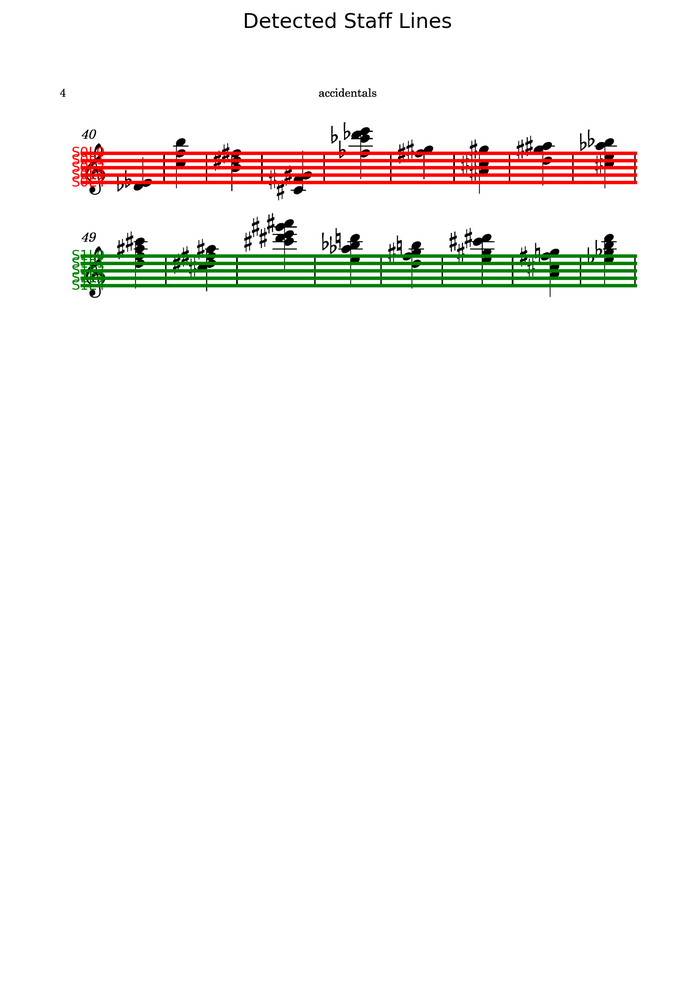
#> input picture scripts/encoding/results/staff_lines/Accidentals-004_staff_lines.png, 695 x 1000 px, shrunk from 1691 x 2433 before the run; its folder holds only this picture in this run
$ python dosnt-workstaff_line_detector.py --image results/staff_lines/Accidentals-004_staff_lines.png
#> lines starting #> are read from the running program, lines starting #| are printed output that depends on the picture; after the words box and inside, x2 and y2 are one past the last pixel; in counts of white or black regions, pixels touching at a corner belong together
import os
import cv2
import numpy as np
import json
from pathlib import Path
import matplotlib.pyplot as plt
from scipy.signal import find_peaks

class AdaptiveStaffDetector:
    """Staff line detector with improved peak detection and visualization."""

    def __init__(self, line_merging_threshold=5):
        self.line_merging_threshold = line_merging_threshold

    def detect(self, image_path):
        if isinstance(image_path, str):
            img = cv2.imread(image_path, cv2.IMREAD_GRAYSCALE)
        else:
            img = image_path

        if img is None:
            raise ValueError(f"Could not load image from {image_path}")

        inverted = cv2.bitwise_not(img)

        binary = cv2.adaptiveThreshold(
            inverted, 255, cv2.ADAPTIVE_THRESH_MEAN_C,
            cv2.THRESH_BINARY, blockSize=25, C=-2
        )

        projection = np.sum(binary, axis=1)
        projection_norm = (projection - projection.min()) / (projection.max() - projection.min())

        peaks, _ = find_peaks(projection_norm, height=0.5, distance=10)

        staff_systems = []
        current_staff = []
        spacing_threshold = np.median(np.diff(peaks)) * 0.3

        for peak in peaks:
            if not current_staff:
                current_staff.append(peak)
            elif abs(peak - current_staff[-1]) < spacing_threshold:
                current_staff.append(peak)
            else:
                if len(current_staff) >= 3:
                    staff_systems.append(current_staff)
                current_staff = [peak]

        if len(current_staff) >= 3:
            staff_systems.append(current_staff)

        height, width = binary.shape
        line_thickness = 2

        detections = []
        line_counter = 0
        for system_idx, system in enumerate(staff_systems):
            for line_idx, y in enumerate(system):
                detections.append({
                    "class_id": 0,
                    "class_name": "staff_line",
                    "confidence": 1.0,
                    "bbox": {
                        "x1": 0.0,
                        "y1": float(y - line_thickness // 2),
                        "x2": float(width),
                        "y2": float(y + line_thickness // 2),
                        "width": float(width),
                        "height": float(line_thickness),
                        "center_x": float(width / 2),
                        "center_y": float(y)
                    },
                    "staff_system": system_idx,
                    "line_number": line_counter
                })
                line_counter += 1

        return {
            "staff_systems": [
                {"id": idx, "lines": list(range(len(system)))}
                for idx, system in enumerate(staff_systems)
            ],
            "detections": detections
        }

    def visualize(self, image_path, staff_data, output_path=None):
        img = cv2.imread(image_path)
        img_rgb = cv2.cvtColor(img, cv2.COLOR_BGR2RGB)

        plt.figure(figsize=(15, 10))
        plt.imshow(img_rgb)

        for detection in staff_data["detections"]:
            y = detection["bbox"]["center_y"]
            plt.plot([0, img.shape[1]], [y, y], color='red', linewidth=2)

        plt.axis('off')
        if output_path:
            plt.savefig(output_path, bbox_inches='tight', dpi=300)
            plt.close()
        else:
            plt.show()

    def save_data(self, staff_data, output_path):
        with open(output_path, 'w') as f:
            json.dump(staff_data, f, indent=2)

def detect_and_save_staff_lines(image_path, output_dir="results/staff_lines"):
    os.makedirs(output_dir, exist_ok=True)
    detector = AdaptiveStaffDetector()

    if os.path.isdir(image_path):
        image_files = []
        for ext in [".jpg", ".jpeg", ".png"]:
            image_files.extend(list(Path(image_path).glob(f"*{ext}")))

        json_paths = []
        for img_file in image_files:
            json_output_path = os.path.join(output_dir, f"{img_file.stem}_staff_lines.json")
            visualization_path = os.path.join(output_dir, f"{img_file.stem}_staff_lines.png")

            staff_data = detector.detect(str(img_file))
            detector.save_data(staff_data, json_output_path)
            detector.visualize(str(img_file), staff_data, visualization_path)
            json_paths.append(json_output_path)

        return json_paths
    else:
        img_name = os.path.basename(image_path)
        img_stem = os.path.splitext(img_name)[0]
        json_output_path = os.path.join(output_dir, f"{img_stem}_staff_lines.json")
        visualization_path = os.path.join(output_dir, f"{img_stem}_staff_lines.png")

        staff_data = detector.detect(image_path)
        detector.save_data(staff_data, json_output_path)
        detector.visualize(image_path, staff_data, visualization_path)

        return json_output_path

def merge_detections(staff_line_file, symbol_detection_file, output_file):
    with open(staff_line_file, 'r') as f:
        staff_data = json.load(f)
    with open(symbol_detection_file, 'r') as f:
        symbol_data = json.load(f)

    merged_detections = staff_data["detections"] + symbol_data["detections"]
    merged_data = {"detections": merged_detections}

    with open(output_file, 'w') as f:
        json.dump(merged_data, f, indent=2)

    return output_file


def main():
    import argparse

    parser = argparse.ArgumentParser(description="Detect staff lines in music score images")
    parser.add_argument("--image", type=str, required=True)
    parser.add_argument("--output-dir", type=str, default="results/staff_lines")
    parser.add_argument("--line-merging-threshold", type=int, default=5)

    args = parser.parse_args()
    detect_and_save_staff_lines(args.image, args.output_dir)
#> in detect, `img = cv2.imread(image_path, cv2.IMREAD_GRAYSCALE)`:
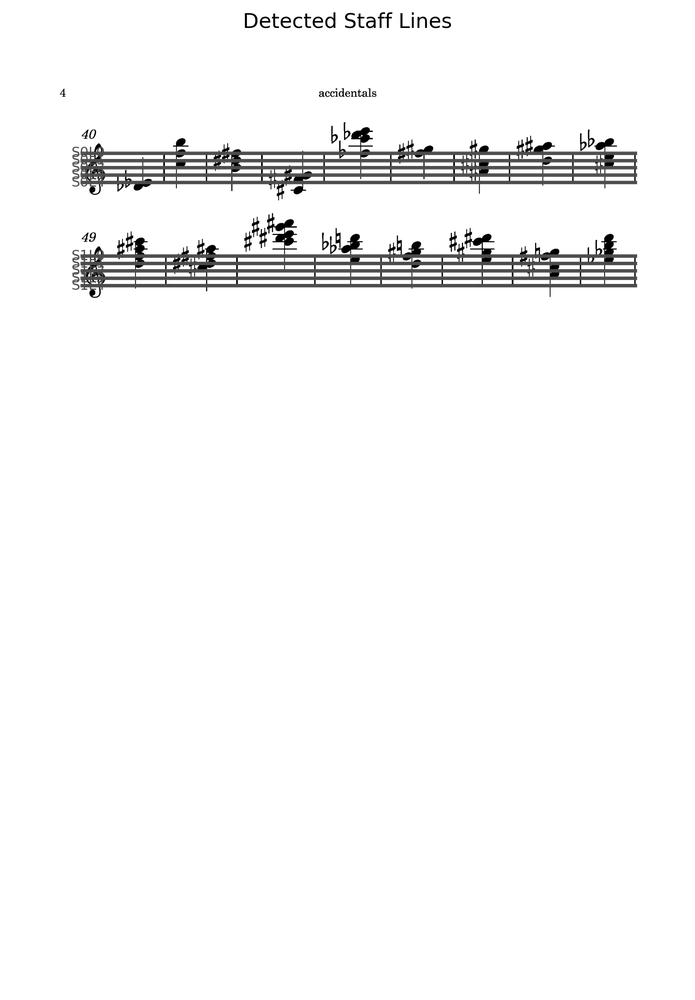
#> img: shape (1000, 695); min 0, max 255, mean 247.3
#> in detect, `inverted = cv2.bitwise_not(img)`:
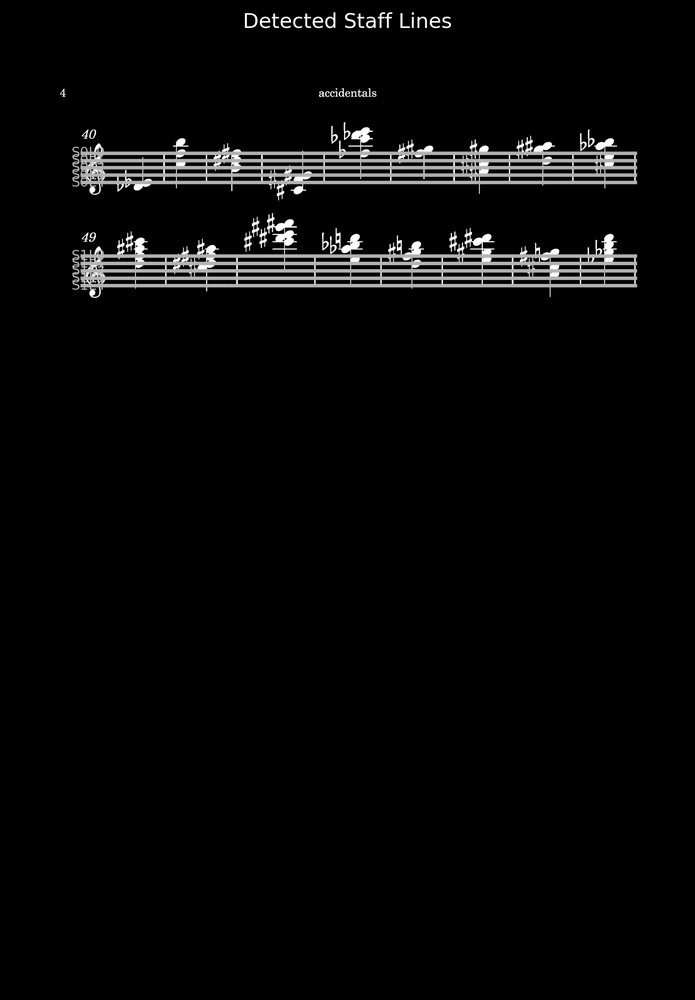
#> inverted: shape (1000, 695); min 0, max 255, mean 7.7
#> in detect, `binary = cv2.adaptiveThreshold( inverted, 255, cv2.ADAPTIVE_THRESH_MEA..`:
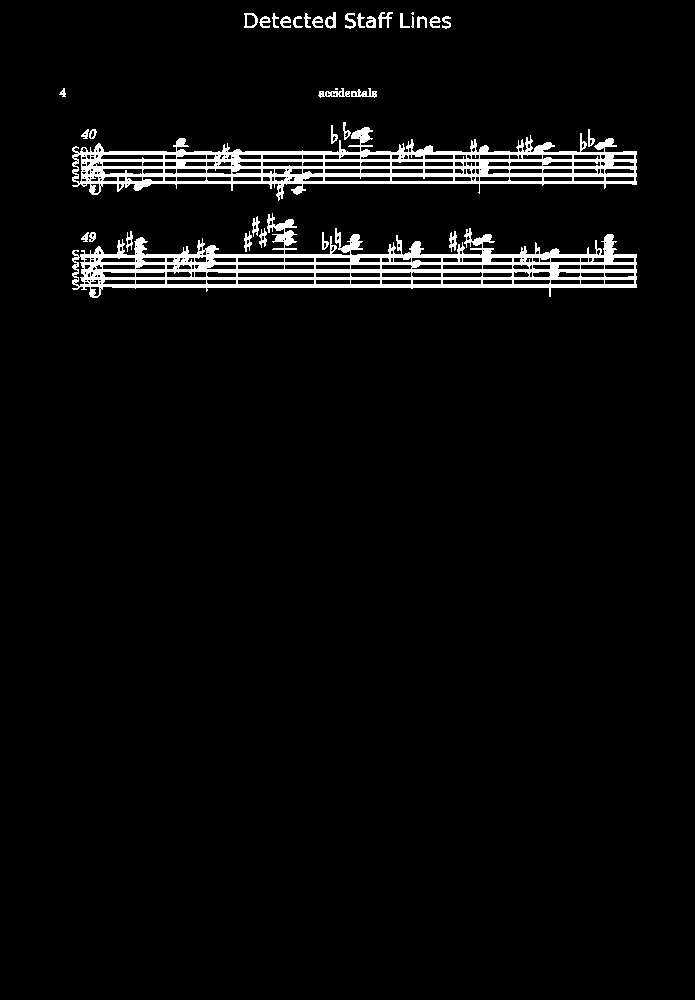
#> binary: shape (1000, 695); 4.1% white; 37 white regions (2 under 20 px), largest, box (x1, y1, x2, y2) and area: (72, 213, 637, 298) 13596, (72, 127, 637, 201) 12382, (318, 88, 350, 98) 147
#> in detect, `projection = np.sum(binary, axis=1)`: projection = 1000 values, max 143565 at index 154, min 0 at index 0, mean 7235.4
#> in detect, `projection_norm = (projection - projection.min()) / (projection.max() ..`: projection_norm = 1000 values, max 1 at index 154, min 0 at index 0, mean 0.0504
#> in detect, `peaks, _ = find_peaks(projection_norm, height=0.5, distance=10)`: peaks = [154, 166, 181, 262, 284]
#> in detect, `spacing_threshold = np.median(np.diff(peaks)) * 0.3`: spacing_threshold = 5.55
#> the loop in detect, `for peak in peaks:` made 5 passes
#> (peak, current_staff) on passes 2 to 5: (166, [166]), (181, [181]), (262, [262]), (284, [284])
#> peak on pass 1: 154
#> after the loop in detect, `for peak in peaks:`: staff_systems = []
#> after the loop in detect, `for system_idx, system in enumerate(staff_systems):`: line_counter = 0
#> in detect_and_save_staff_lines, `staff_data = detector.detect(image_path)`: staff_data = {'staff_systems': [], 'detections': []}
#> in visualize, img is the input picture: shape (1000, 695, 3); mean B, G, R 245.2, 246.9, 248.8

if __name__ == "__main__":
    main()

$ run again, on scripts/encoding/results/staff_lines/demisemiquavers_simple-085_staff_lines.png
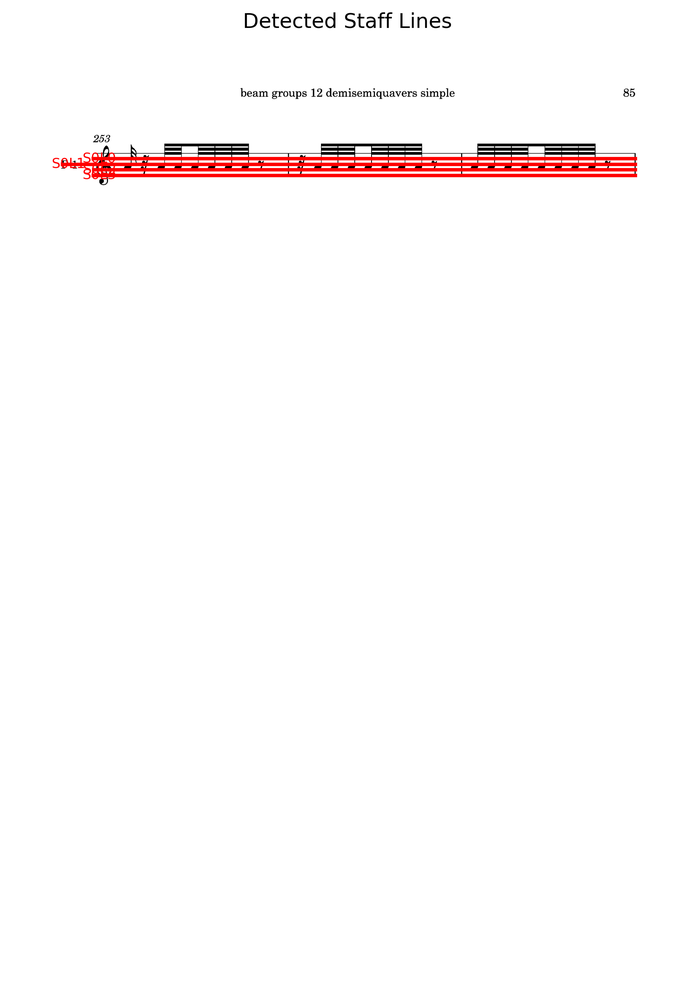
#> input picture scripts/encoding/results/staff_lines/demisemiquavers_simple-085_staff_lines.png, 695 x 1000 px, shrunk from 1691 x 2433 before the run
#> in detect, `inverted = cv2.bitwise_not(img)`:
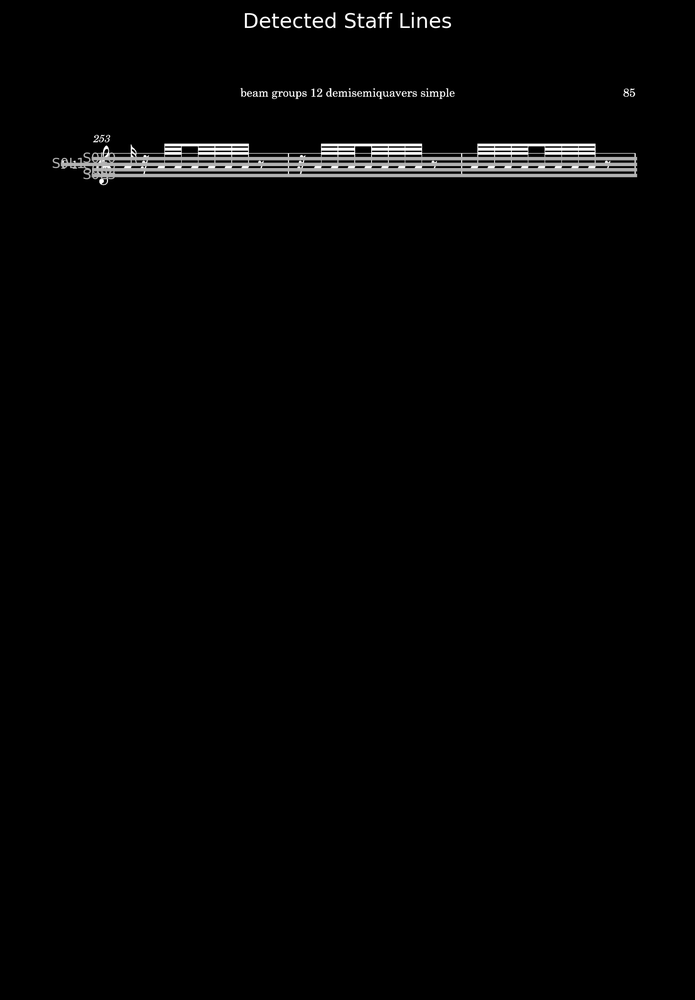
#> inverted: shape (1000, 695); min 0, max 255, mean 3.7
#> in detect, `binary = cv2.adaptiveThreshold( inverted, 255, cv2.ADAPTIVE_THRESH_MEA..`:
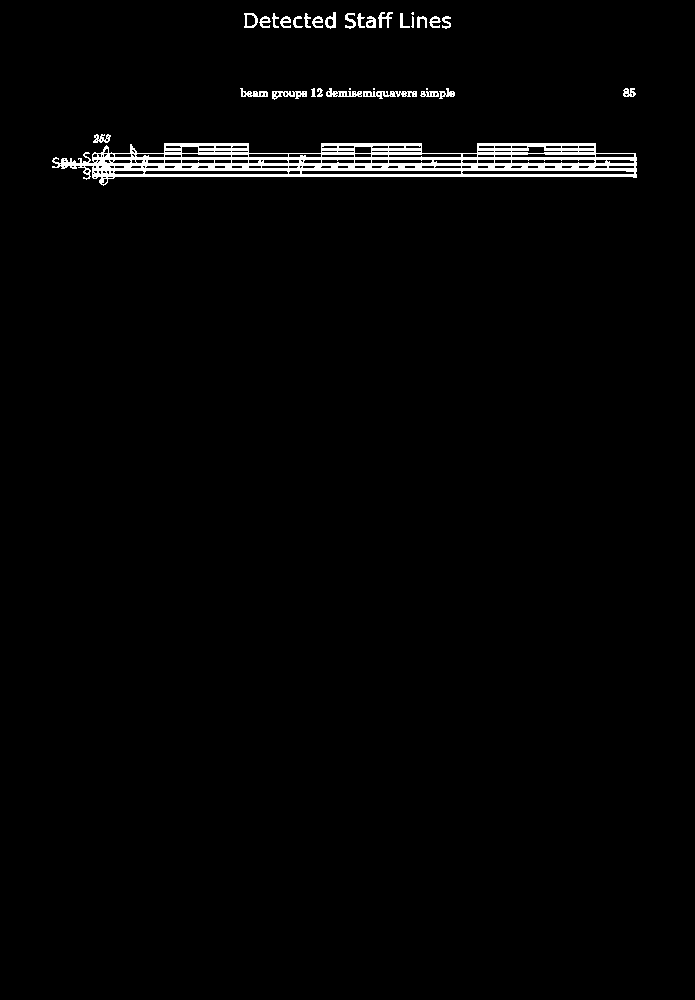
#> binary: shape (1000, 695); 1.9% white; 32 white regions (4 under 20 px), largest, box (x1, y1, x2, y2) and area: (52, 143, 637, 186) 10617, (363, 91, 417, 99) 242, (272, 91, 307, 100) 173
#> projection = 1000 values, max 148410 at index 163, min 0 at index 0, mean 3310.4
#> projection_norm = 1000 values, max 1 at index 163, min 0 at index 0, mean 0.0223
#> peaks = [153, 163, 174]
#> spacing_threshold = 3.15
#> the loop in detect, `for peak in peaks:` made 3 passes
#> (peak, current_staff) on passes 2 to 3: (163, [163]), (174, [174])
#> after the loop in detect, `for peak in peaks:`: staff_systems = []
#> after the loop in detect, `for system_idx, system in enumerate(staff_systems):`: line_counter = 0
#> staff_data = {'staff_systems': [], 'detections': []}
#> in visualize, img is the input picture: shape (1000, 695, 3); mean B, G, R 250.4, 250.4, 253.3

$ run again, on scripts/encoding/results/staff_lines/stave-only_staff_lines.png
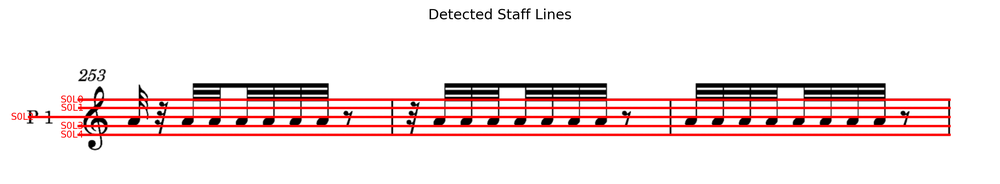
#> input picture scripts/encoding/results/staff_lines/stave-only_staff_lines.png, 1000 x 184 px, shrunk from 3547 x 651 before the run
#> in detect, `inverted = cv2.bitwise_not(img)`:
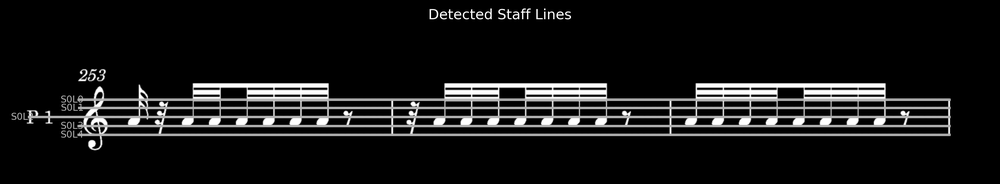
#> inverted: shape (184, 1000); min 0, max 255, mean 22.5
#> in detect, `binary = cv2.adaptiveThreshold( inverted, 255, cv2.ADAPTIVE_THRESH_MEA..`:
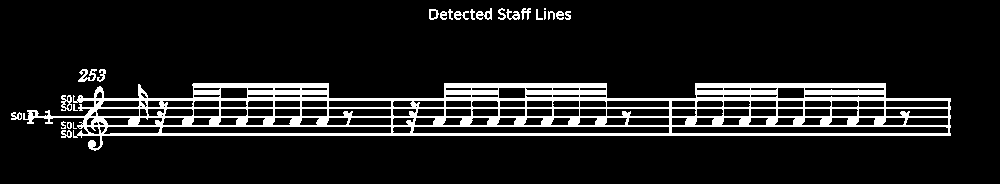
#> binary: shape (184, 1000); 11.1% white; 25 white regions (4 under 20 px), largest, box (x1, y1, x2, y2) and area: (23, 83, 951, 151) 19217, (78, 69, 97, 82) 128, (61, 95, 72, 111) 105
#> projection = 184 values, max 237660 at index 116, min 0 at index 0, mean 28269
#> projection_norm = 184 values, max 1 at index 116, min 0 at index 0, mean 0.119
#> peaks = [87, 99, 116, 134]
#> spacing_threshold = 5.1
#> the loop in detect, `for peak in peaks:` made 4 passes
#> (peak, current_staff) on passes 2 to 4: (99, [99]), (116, [116]), (134, [134])
#> after the loop in detect, `for peak in peaks:`: staff_systems = []
#> after the loop in detect, `for system_idx, system in enumerate(staff_systems):`: line_counter = 0
#> staff_data = {'staff_systems': [], 'detections': []}
#> in visualize, img is the input picture: shape (184, 1000, 3); mean B, G, R 228.1, 228.1, 243
